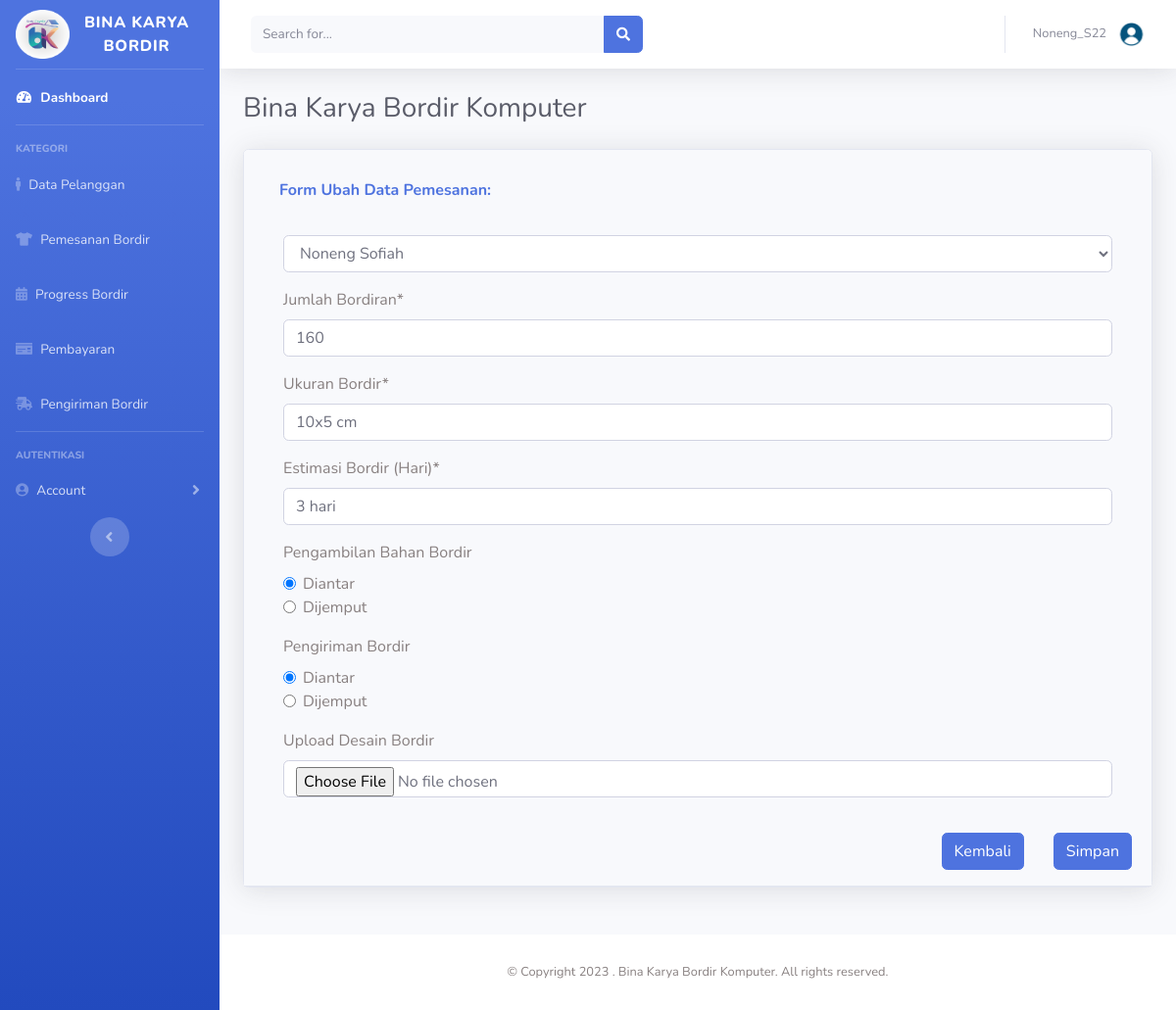
The page /ubah-pemesanan.php?ID_Pemesanan=1 (signed in) on the database as committed earlier.
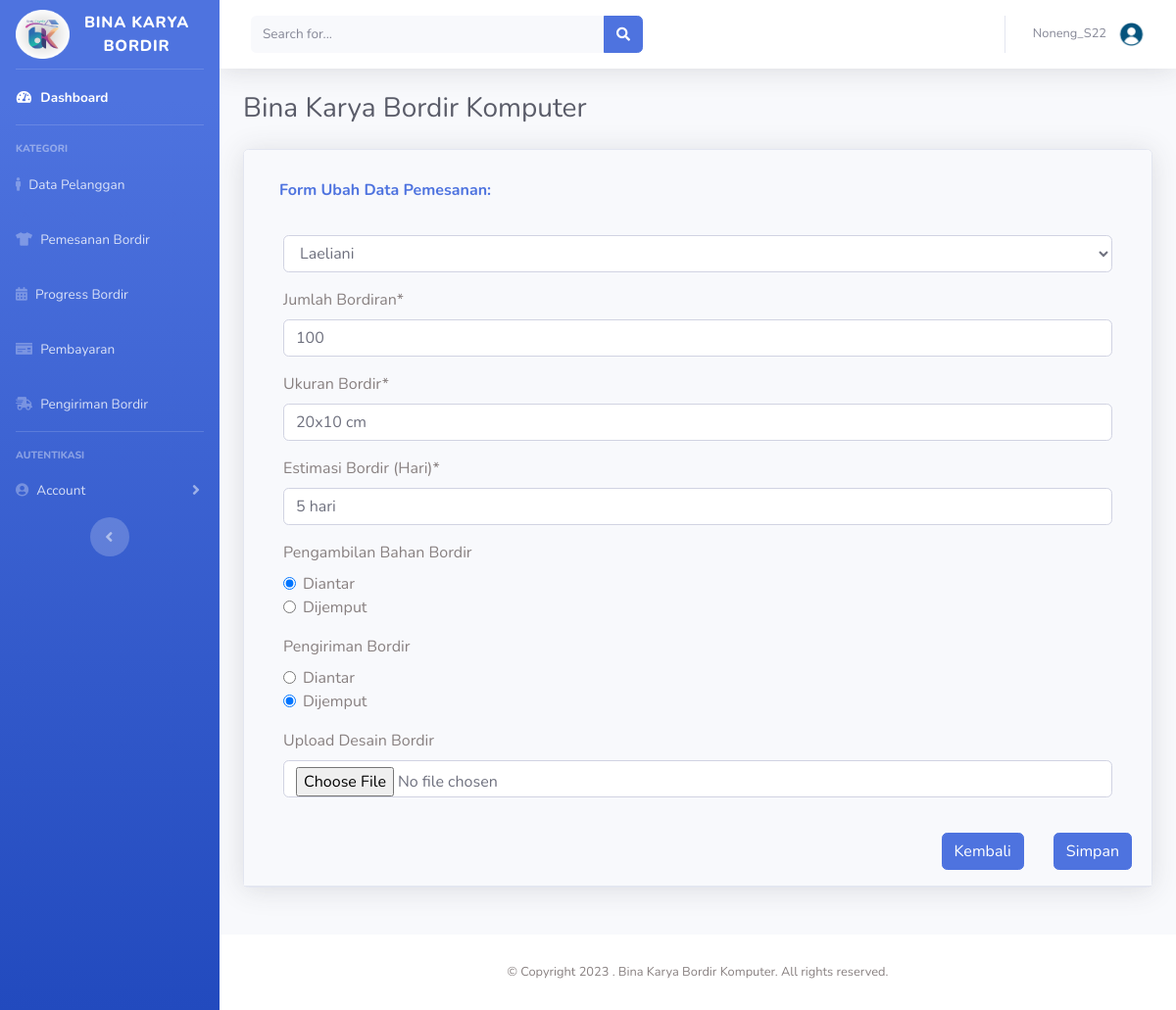
The same page on the database as committed later.
### tables this page shows
CREATE TABLE `tb_pemesanan` (
  `ID_Pemesanan` int(11) NOT NULL,
  `ID_Pelanggan` int(11) NOT NULL,
  `Jumlah_Bordiran` int(11) NOT NULL,
  `Ukuran_Bordir` varchar(30) NOT NULL,
  `Estimasi_Bordir` varchar(30) NOT NULL,
  `Desain` varchar(30) NOT NULL,
  `Pengambilan_Bahan` varchar(30) NOT NULL,
  `Pengantaran_Barang` varchar(30) NOT NULL
);

CREATE TABLE `tb_pelanggan` (
  `ID_Pelanggan` int(11) NOT NULL,
  `Nama_Pelanggan` varchar(50) NOT NULL,
  `Alamat_Pelanggan` varchar(50) NOT NULL,
  `No_Hp` varchar(12) NOT NULL
);

### ubah-pemesanan.php (the view, shortened to what the changed rows need)
<?php
  if ($_SESSION['Username'] == ''){
    echo "<script>
      alert('Silahkan login terlebih dahulu');
      window.location='form-login.php';
    </script>";
  }else{
  ?>
<!DOCTYPE html>
<html lang="en">
  <head>
    <link href="vendor/fontawesome-free/css/all.min.css" rel="stylesheet" type="text/css" />
    <link href="css/sb-admin-2.min.css" rel="stylesheet" />
    <link href="vendor/datatables/dataTables.bootstrap4.min.css" rel="stylesheet" />
  </head>
  <body id="page-top">
    <div id="wrapper">
      <ul class="navbar-nav bg-gradient-primary sidebar sidebar-dark accordion" id="accordionSidebar">
        <a class="sidebar-brand d-flex align-items-center justify-content-center" href="index.html">
        <div class="sidebar-brand-icon">
            <img src="bk-computer.png" height="50px" width="55px">
          </div>
          <div class="sidebar-brand-text mx-2">Bina Karya Bordir<sup></sup></div>
        </a>
        <hr class="sidebar-divider my-0" />
        <li class="nav-item active">
          <a class="nav-link" href="index.php">
            <i class="fas fa-fw fa-tachometer-alt"></i>
            <span>Dashboard</span></a
          >
        </li>
        <hr class="sidebar-divider" />
        <div class="sidebar-heading">Kategori</div>
          <li class="nav-item">
          <a class="nav-link collapsed" href="data-pelanggan.php"  data-target="#collapseThree" aria-expanded="true" aria-controls="collapseThree">
          <i class="fas fa-male"></i>
            <span>Data Pelanggan</span></a>
        </li>
        <li class="nav-item">
          <a class="nav-link collapsed" href="data-pemesanan.php" data-target="#collapseOne" aria-expanded="true" aria-controls="collapseTwo">
          <i class="fas fa-tshirt"></i>
            <span>Pemesanan Bordir</span>
          </a>
        </li>
        <li class="nav-item">
          <a class="nav-link" href="data-progresbordir.php">
          <i class="fas fa-calendar-alt"></i>
            <span>Progress Bordir</span></a
          >
        </li>
        <li class="nav-item">
          <a class="nav-link collapsed" href="data-pembayaran.php" data-target="#collapseUtilities" aria-expanded="true" aria-controls="collapseUtilities">
          <i class="fas fa-money-check"></i>
            <span>Pembayaran</span>
          </a>
        </li>
        <li class="nav-item">
          <a class="nav-link collapsed" href="data-pengiriman.php" data-target="#collapseTwo" aria-expanded="true" aria-controls="collapseTwo">
          <i class="fas fa-shipping-fast"></i>
            <span>Pengiriman Bordir</span>
          </a>
        </li>
        <hr class="sidebar-divider" />
        <div class="sidebar-heading">Autentikasi</div>
        <li class="nav-item">
          <a class="nav-link collapsed" href="#" data-toggle="collapse" data-target="#collapsePages" aria-expanded="true" aria-controls="collapsePages">
          <i class="fas fa-user-circle"></i>
            <span>Account</span>
          </a>
        </li>
        <div class="text-center d-none d-md-inline">
          <button class="rounded-circle border-0" id="sidebarToggle"></button>
        </div>
      </ul>
      <div id="content-wrapper" class="d-flex flex-column">
        <div id="content">
          <nav class="navbar navbar-expand navbar-light bg-white topbar mb-4 static-top shadow">
            <form class="d-none d-sm-inline-block form-inline mr-auto ml-md-3 my-2 my-md-0 mw-100 navbar-search">
              <div class="input-group">
                <input type="text" class="form-control bg-light border-0 small" placeholder="Search for..." aria-label="Search" aria-describedby="basic-addon2" />
                <div class="input-group-append">
                  <button class="btn btn-primary" type="button">
                    <i class="fas fa-search fa-sm"></i>
                  </button>
                </div>
              </div>
            </form>
            <ul class="navbar-nav ml-auto">
              <li class="nav-item dropdown no-arrow">
                <a class="nav-link dropdown-toggle" href="#" id="userDropdown" role="button" data-toggle="dropdown" aria-haspopup="true" aria-expanded="false">
                  <span class="mr-2 d-none d-lg-inline text-gray-600 small"><?php echo $_SESSION['Username'];?></span>
                  <img class="user" src="img/circle-user.png" width="35px" hight="35px" />
                </a>
              </li>
            </ul>
          </nav>
          <div class="container-fluid">
            <div class="d-sm-flex align-items-center justify-content-between mb-4">
              <h1 class="h3 mb-0 text-gray-800">Bina Karya Bordir Komputer</h1>
            </div>
            <div class="row">
              <div class="col-lg-12 mb-4">
                <div class="card shadow mb-4">
                    <div class="card-header py-3">
                        <h6 class="m-3 font-weight-bold text-primary">Form Ubah Data Pemesanan:</h6>
                        <div class="card-body">
                            <form method="POST" action="ubah-pemesanan-aksi.php">
                                <?php
                                include "koneksi.php";
                                $ID_Pemesanan = $_GET['ID_Pemesanan'];
                                $query=mysqli_query($connect, "select * from tb_pemesanan where ID_Pemesanan='$ID_Pemesanan'");
                                if ($data = mysqli_fetch_array($query)) {
                                    ?>
                                    <div class="mb-3">
                                        <select name="ID_Pelanggan" class="form-select form-control">
                                            <?php
                                            $q=mysqli_query($connect, "SELECT * FROM tb_pelanggan");
                                            while ($d = mysqli_fetch_array($q)) {
                                                ?>
                                                <option value="<?=$d['ID_Pelanggan'];?>"<?=$d['ID_Pelanggan'] == $data['ID_Pelanggan'] ? " selected" : ""?>><?php echo $d['Nama_Pelanggan'];?></option>
                                                <?php } ?>
                                        </select>
                                    </div>
                                    <div class="mb-3">
                                        <label for="exampleFormControlInput1" class="form-label">Jumlah Bordiran*</label>
                                        <input name="Jumlah_Bordiran" type="number" value="<?php echo $data['Jumlah_Bordiran'];?>" class="form-control" id="exampleFormControlInput1" placeholder="Pcs">
                                    </div>
                                    <div class="mb-3">
                                        <label for="exampleFormControlInput1" class="form-label">Ukuran Bordir*</label>
                                        <input name="Ukuran_Bordir" type="text" value="<?php echo $data['Ukuran_Bordir'];?>" class="form-control" id="exampleFormControlInput1" placeholder="cm">
                                    </div>
                                    <div class="mb-3">
                                        <label for="exampleFormControlInput1" class="form-label">Estimasi Bordir (Hari)*</label>
                                        <input name="Estimasi_Bordir" type="text" value="<?php echo $data['Estimasi_Bordir'];?>" class="form-control" id="exampleFormControlInput1" placeholder="Date">
                                    </div>
                                    <?php
                                    }
                                    ?>
                                    <div class="mb-3">
                                        <label for="exampleFormControlInput1" class="form-label">Pengambilan Bahan Bordir</label><br>
                                        <div class="form-check">
                                            <input name="Pengambilan_Bahan"  class="form-check-input" type="radio" name="flexRadioDefault" id="flexRadioDefault1" value=<?php echo $data['Pengambilan_Bahan']; ?><?=$data['Pengambilan_Bahan'] == "Diantar" ? " checked" : ""?>>
                                            <label class="form-check-label" for="flexRadioDefault1">Diantar</label>
                                        </div>
                                        <div class="form-check">
                                            <input name="Pengambilan_Bahan" value="Dijemput" class="form-check-input" type="radio" name="flexRadioDefault" id="flexRadioDefault2" value=<?php echo $data['Pengambilan_Bahan']; ?><?=$data['Pengambilan_Bahan'] == "Dijemput" ? " checked" : ""?>>
                                            <label class="form-check-label" for="flexRadioDefault2">Dijemput</label>
                                        </div>
                                    </div>
                                    <div class="mb-3">
                                        <label for="exampleFormControlInput1" class="form-label">Pengiriman Bordir</label><br>
                                        <div class="form-check">
                                            <input name="Pengantaran_Barang"  class="form-check-input" type="radio" name="flexRadioDefault" id="flexRadioDefault1" value=<?php echo $data['Pengantaran_Barang']; ?><?=$data['Pengantaran_Barang'] == "Diantar" ? " checked" : ""?>>
                                            <label class="form-check-label" for="flexRadioDefault1">Diantar</label>
                                        </div>
                                        <div class="form-check">
                                            <input name="Pengantaran_Barang" value="Dijemput" class="form-check-input" type="radio" name="flexRadioDefault" id="flexRadioDefault2"  value=<?php echo $data['Pengantaran_Barang']; ?><?=$data['Pengantaran_Barang'] == "Dijemput" ? " checked" : ""?>>
                                            <label class="form-check-label" for="flexRadioDefault2">Dijemput</label>
                                        </div>
                                    </div>
                                    <div class="mb-3">
                                        <label for="formFile" class="form-label">Upload Desain Bordir</label>
                                        <input name="Desain" value="<?php echo $data['Desain'];?>" class="form-control" type="file" id="formFile"></div>
                                    </div>
                                    <div class="d-grid gap-2 d-md-flex justify-content-md-end" style="gap:30px">
                                        <button class="btn btn-primary me-md-2" type="button" value='kembali' onClick='history.back()'>Kembali</button>
                                        <button class="btn btn-primary" type="submit">Simpan</button>
                                    </div>
                        </div>
                    </div>
                </div>
            </div>
        </div>
        </div>
        <footer class="sticky-footer bg-white">
          <div class="container my-auto">
            <div class="copyright text-center my-auto">
            <span>© Copyright 2023 . Bina Karya Bordir Komputer. All rights reserved.</span>
            </div>
          </div>
        </footer>
      </div>
    </div>
  </body>
</html>
<?php } ?>

Rows that differ between the two databases and show on the page:
changed tb_pemesanan "☑ Diantar": ID_Pelanggan "Noneng Sofiah" → "Laeliani"; Jumlah_Bordiran "160" → "100"; Ukuran_Bordir "10x5 cm" → "20x10 cm"; Estimasi_Bordir "3 hari" → "5 hari"; Pengantaran_Barang "☑" → "☐"; Pengantaran_Barang "☐" → "☑"
